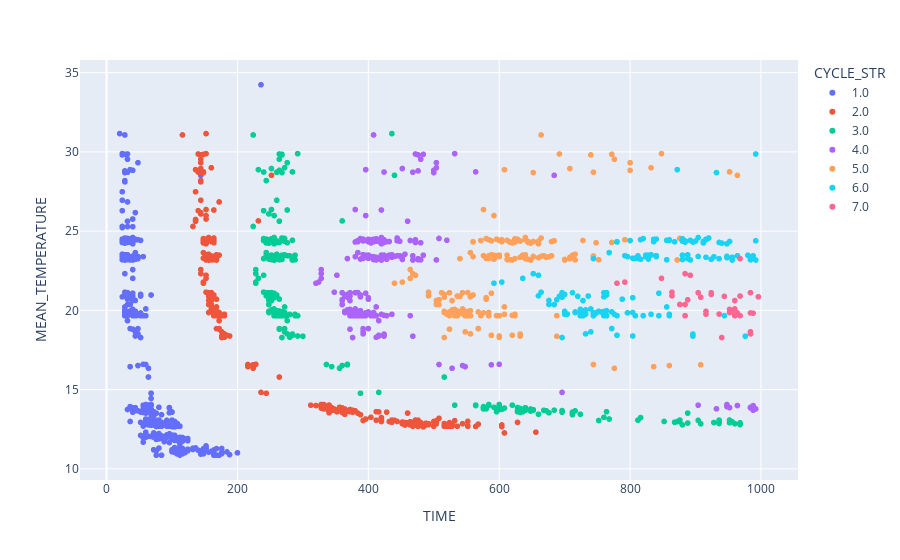

Here is the notebook cell this chart was saved with:
### Code cell
px.scatter(troughs_row_2, x="TIME", y="MEAN_TEMPERATURE", color="CYCLE_STR",
           hover_data=["POSITION_STR", "TRACK_ID"],)

### Figure 1 — Plotly figure (JSON) as saved in the notebook; plotly's stock layout.template omitted (floating-point values rounded to 4 significant figures; data arrays with more than 128 entries replaced by an {"elided": "..."} marker saying what was removed)
{"data": [{"customdata": {"elided": "495x2 mixed values"}, "hovertemplate": "CYCLE_STR=1.0<br>TIME=%{x}<br>MEAN_TEMPERATURE=%{y}<br>POSITION_STR=%{customdata[0]}<br>TRACK_ID=%{customdata[1]}<extra></extra>", "legendgroup": "1.0", "marker": {"color": "#636efa", "symbol": "circle"}, "mode": "markers", "name": "1.0", "showlegend": true, "type": "scattergl", "x": {"elided": "495 int values"}, "xaxis": "x", "y": {"elided": "495 float values"}, "yaxis": "y"}, {"customdata": {"elided": "353x2 mixed values"}, "hovertemplate": "CYCLE_STR=2.0<br>TIME=%{x}<br>MEAN_TEMPERATURE=%{y}<br>POSITION_STR=%{customdata[0]}<br>TRACK_ID=%{customdata[1]}<extra></extra>", "legendgroup": "2.0", "marker": {"color": "#EF553B", "symbol": "circle"}, "mode": "markers", "name": "2.0", "showlegend": true, "type": "scattergl", "x": {"elided": "353 int values"}, "xaxis": "x", "y": {"elided": "353 float values"}, "yaxis": "y"}, {"customdata": {"elided": "290x2 mixed values"}, "hovertemplate": "CYCLE_STR=3.0<br>TIME=%{x}<br>MEAN_TEMPERATURE=%{y}<br>POSITION_STR=%{customdata[0]}<br>TRACK_ID=%{customdata[1]}<extra></extra>", "legendgroup": "3.0", "marker": {"color": "#00cc96", "symbol": "circle"}, "mode": "markers", "name": "3.0", "showlegend": true, "type": "scattergl", "x": {"elided": "290 int values"}, "xaxis": "x", "y": {"elided": "290 float values"}, "yaxis": "y"}, {"customdata": {"elided": "216x2 mixed values"}, "hovertemplate": "CYCLE_STR=4.0<br>TIME=%{x}<br>MEAN_TEMPERATURE=%{y}<br>POSITION_STR=%{customdata[0]}<br>TRACK_ID=%{customdata[1]}<extra></extra>", "legendgroup": "4.0", "marker": {"color": "#ab63fa", "symbol": "circle"}, "mode": "markers", "name": "4.0", "showlegend": true, "type": "scattergl", "x": {"elided": "216 int values"}, "xaxis": "x", "y": {"elided": "216 float values"}, "yaxis": "y"}, {"customdata": {"elided": "198x2 mixed values"}, "hovertemplate": "CYCLE_STR=5.0<br>TIME=%{x}<br>MEAN_TEMPERATURE=%{y}<br>POSITION_STR=%{customdata[0]}<br>TRACK_ID=%{customdata[1]}<extra></extra>", "legendgroup": "5.0", "marker": {"color": "#FFA15A", "symbol": "circle"}, "mode": "markers", "name": "5.0", "showlegend": true, "type": "scattergl", "x": {"elided": "198 int values"}, "xaxis": "x", "y": {"elided": "198 float values"}, "yaxis": "y"}, {"customdata": {"elided": "157x2 mixed values"}, "hovertemplate": "CYCLE_STR=6.0<br>TIME=%{x}<br>MEAN_TEMPERATURE=%{y}<br>POSITION_STR=%{customdata[0]}<br>TRACK_ID=%{customdata[1]}<extra></extra>", "legendgroup": "6.0", "marker": {"color": "#19d3f3", "symbol": "circle"}, "mode": "markers", "name": "6.0", "showlegend": true, "type": "scattergl", "x": {"elided": "157 int values"}, "xaxis": "x", "y": {"elided": "157 float values"}, "yaxis": "y"}, {"customdata": [["20", 192], ["21", 22], ["21", 28], ["21", 90], ["21", 219], ["21", 236], ["22", 6], ["22", 26], ["22", 27], ["22", 55], ["22", 57], ["22", 64], ["22", 68], ["22", 72], ["22", 90], ["22", 112], ["22", 114], ["22", 119], ["22", 135], ["22", 161], ["22", 200], ["22", 209], ["22", 216], ["22", 224], ["22", 225], ["22", 230], ["22", 238], ["22", 278], ["22", 285], ["22", 302], ["22", 309], ["22", 315], ["22", 346], ["22", 350], ["22", 686], ["22", 731], ["23", 49], ["23", 94], ["23", 117]], "hovertemplate": "CYCLE_STR=7.0<br>TIME=%{x}<br>MEAN_TEMPERATURE=%{y}<br>POSITION_STR=%{customdata[0]}<br>TRACK_ID=%{customdata[1]}<extra></extra>", "legendgroup": "7.0", "marker": {"color": "#FF6692", "symbol": "circle"}, "mode": "markers", "name": "7.0", "showlegend": true, "type": "scattergl", "x": [968, 884, 848, 892, 792, 780, 936, 960, 876, 960, 864, 864, 952, 916, 960, 884, 960, 960, 924, 968, 944, 916, 968, 984, 964, 984, 988, 964, 904, 908, 952, 960, 924, 996, 888, 884, 984, 940, 984], "xaxis": "x", "y": [23.27, 22.32, 22.02, 22.22, 21.79, 21.71, 19.77, 19.66, 20.37, 19.9, 21.15, 20.92, 19.86, 19.94, 19.79, 19.66, 19.96, 20.09, 21.01, 19.67, 20.89, 19.76, 20.91, 21.12, 19.76, 19.84, 19.83, 19.84, 21.12, 20.83, 20.06, 20.62, 21.11, 20.85, 20.67, 20.37, 18.52, 18.29, 18.65], "yaxis": "y"}], "layout": {"legend": {"title": {"text": "CYCLE_STR"}, "tracegroupgap": 0}, "margin": {"t": 60}, "xaxis": {"anchor": "y", "domain": [0, 1], "title": {"text": "TIME"}}, "yaxis": {"anchor": "x", "domain": [0, 1], "title": {"text": "MEAN_TEMPERATURE"}}}}
